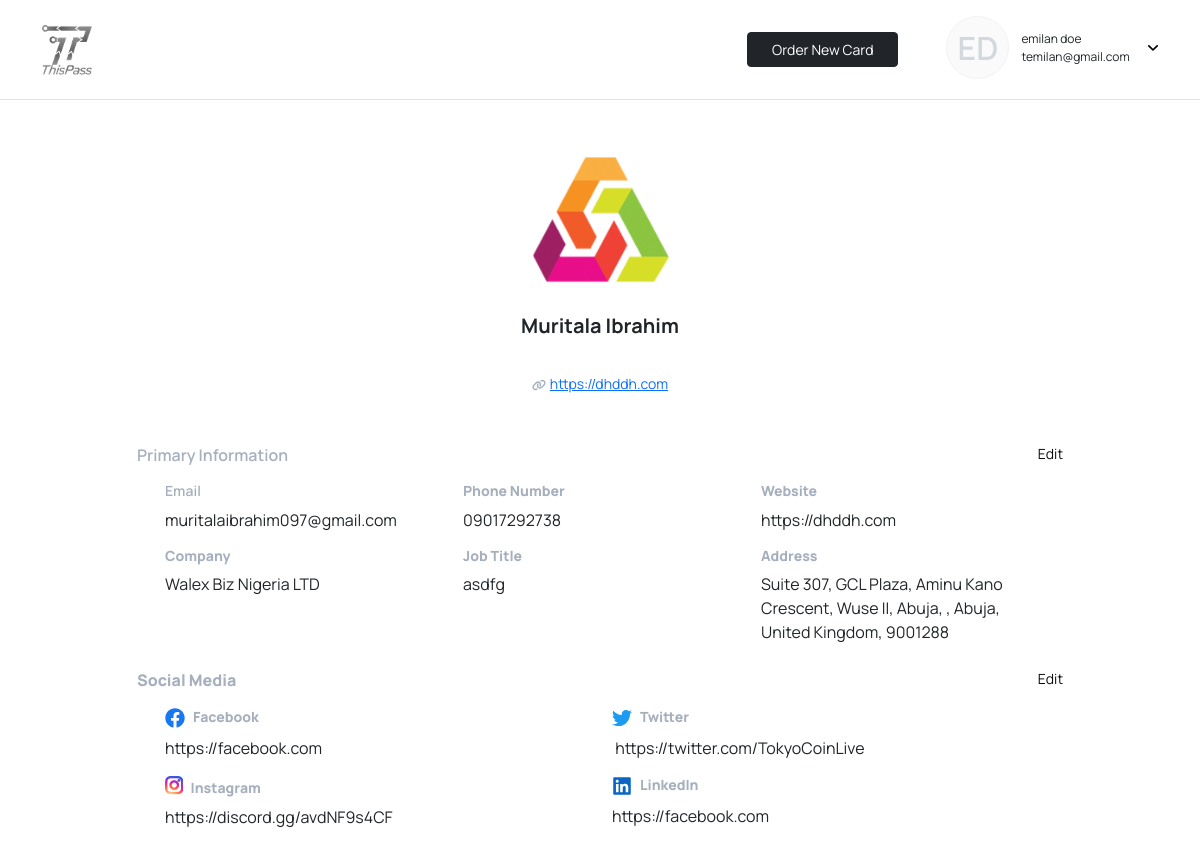
The page /order/dashboard/31/ (signed in) on the database its author committed.
### app_user/models.py (models this page shows, shortened)
class AppUser(models.Model):
	user = models.OneToOneField(User, on_delete=models.CASCADE)
	phone_no = models.CharField(default="", max_length=100)
	user_name = models.CharField(default="", max_length=100)
	pub_date = models.DateTimeField(default=timezone.now)
	otp_code = models.CharField(default="none",max_length=10)
	ec_status = models.BooleanField(default=False)
	status = models.BooleanField(default=False)

### order/models.py (models this page shows, shortened)
class CardInfo(models.Model):
    app_user = models.ForeignKey(AppUser, on_delete=models.SET_NULL, null=True)
    card_code = models.CharField(default="",max_length=2000)
    card_first_name = models.CharField(default="",max_length=2000)
    card_last_name = models.CharField(default="",max_length=2000)
    card_phone_no = models.CharField(default="",max_length=100)
    card_email = models.CharField(default="",max_length=2000)
    card_profile_photo = models.FileField(upload_to='account_files/profile_photos/', blank=True, default="default_files/default_face.jpg")
    card_website = models.CharField(default="",max_length=1000)
    card_job_title = models.CharField(default="",max_length=1000)
    card_company = models.CharField(default="",max_length=30, null=True)
    card_address = models.CharField(default="",max_length=30, null=True)
    card_city = models.CharField(default="",max_length=30, null=True)
    card_state = models.CharField(default="",max_length=30, null=True)
    card_zip_code = models.CharField(default="",max_length=30, null=True)
    card_country = models.CharField(default="",max_length=30, null=True)
    facebook_link = models.CharField(default="",max_length=30, null=True)
    twitter_link = models.CharField(default="",max_length=30, null=True)
    instagram_link = models.CharField(default="",max_length=30, null=True)
    linkedin_link = models.CharField(default="",max_length=30, null=True)

### order/views.py (the view)
# urls.py: path("dashboard/<int:id>/", views.DashboardView, name="dashboard"),
def DashboardView(request, id):
	order = Order.objects.all()
	card = CardInfo.objects.get(id=id)
	app_user = AppUser.objects.get(user__pk=request.user.id)
	if request.method == "POST":
		app_user = AppUser.objects.get(user__pk=request.user.id)
		card_first_name = request.POST.get("card_first_name")
		card_last_name = request.POST.get("card_last_name")
		card_email = request.POST.get("card_email")
		card_company = request.POST.get("card_company")
		card_phone_no = request.POST.get("card_phone_no")
		card_website = request.POST.get("card_website")
		card_job_title = request.POST.get("card_job_title")
		card_address = request.POST.get("card_address")
		card_city = request.POST.get("card_city")
		card_state = request.POST.get("card_state")
		card_zip_code = request.POST.get("card_zip_code")
		card_country = request.POST.get("card_country")
		facebook_link = request.POST.get("facebook_link")
		twitter_link = request.POST.get("twitter_link")
		instagram_link = request.POST.get("instagram_link")
		linkedin_link = request.POST.get("linkedin_link")
		card.card_first_name = card_first_name
		card.card_last_name = card_last_name
		card.card_email = card_email
		card.card_company = card_company
		card.card_phone_no = card_phone_no
		card.card_website = card_website
		card.card_job_title = card_job_title
		card.card_address = card_address
		card.card_city = card_city
		card.card_state = card_state
		card.card_zip_code = card_zip_code
		card.card_country = card_country
		card.facebook_link = facebook_link
		card.twitter_link = twitter_link
		card.instagram_link = instagram_link
		card.linkedin_link = linkedin_link
		card.save()
		return HttpResponseRedirect(reverse("order:dashboard", args=[card.id]))
	else:
		context = {"app_user": app_user, 'card':card, "order":order}
		return render(request, "order/dashboard.html", context )

### order/templates/order/dashboard.html (shortened to what this page needs)
{% extends 'app_user/auth_base.html' %}
{% load static %}
{% block content %}
<body>
    <nav class="navbar navbar-light navbar-expand-md py-3 border-bottom">
        <div class="container"><a class="navbar-brand d-flex align-items-center" href="/app/"><img src="{% static 'assets/img/BndW-LoGO.png' %}" style="width: 50px;"></a>
            <div class="d-flex me-0"><a href="/order/" class="btn btn-dark d-none d-sm-none d-md-block d-lg-block d-xl-block d-xxl-block my-3 me-5 fs-14 px-4" type="button">Order New Card</a>
                <div class="container w-auto me-0">
                    <div class="row">
                        <div class="col-auto p-0">
                            <div class="d-flex justify-content-center align-items-center rounded-circle dashboard-nav-img d-flex"><span class="fs-32 color-disabled fw-600">{{ app_user.user.first_name|make_list|first|capfirst }}{{ app_user.user.last_name|make_list|first|capfirst }}</span></div>
                        </div>
                        <div class="col-auto d-flex align-items-center">
                            <div class="fs-12">
                                <p class="m-0">{{ app_user.user.first_name }} {{ app_user.user.last_name }}</p>
                                <p class="m-0">t{{ app_user.user.email}}</p>
                            </div>
                        </div>
                        <div class="col d-flex align-items-center p-0">
                            <div class="dropdown dashboard-dropdown"><a class="dropdown-toggle" aria-expanded="false" data-bs-toggle="dropdown" data-bs-auto-close="outside" href="#"></a>
                            </div>
                        </div>
                    </div>
                </div>
            </div>
        </div>
    </nav>
    <div class="container py-5">
        <div class="row d-lg-flex justify-content-center">
            <div class="col-md-10">
                <div>
                    <div class="row mb-5">
                        <div class="col-md-12 d-flex justify-content-center">
                            <div class="text-center"><img class="mb-3" src="{{ card.card_profile_photo.url }}" style="width: 150px;height: 150px;border-radius: 10px;">
                                <h1 class="fw-700 fs-20">{{ card.card_first_name }} {{ card.card_last_name }}</h1>
                                <h1 class="fw-600 fs-14" style="color: #A6AFBD;"><br></h1><a class="fs-14" href="{% url 'main:profile' card.app_user.user_name %}">{{ card.card_website }}</a>
                            </div>
                        </div>
                    </div>
                    <div class="mb-4">
                        <div class="row">
                            <div class="col-md-12 mb-3"><span class="fw-600 fs-16" style="color: #A6AFBD;">Primary Information</span><a class="float-end fs-14 fw-400 text-decoration-none primary-text" href="#" data-bs-toggle="offcanvas" data-bs-target="#offcanvas-1" aria-controls="offcanvas-1">Edit</a></div>
                        </div>
                        <div class="row mx-3">
                            <div class="col-md-4">
                                <h1 class="fw-600 fs-14" style="color: #A6AFBD;">Email</h1>
                                <p class="fs-16 fw-400">{{ card.card_email }}</p>
                            </div>
                            <div class="col-md-4">
                                <h1 class="fw-600 fs-14" style="color: #A6AFBD;"><strong>Phone Number</strong></h1>
                                <p class="fs-16 fw-400">{{ card.card_phone_no }}</p>
                            </div>
                            <div class="col-md-4">
                                <h1 class="fw-600 fs-14" style="color: #A6AFBD;"><strong>Website</strong><br></h1>
                                <p class="fs-16 fw-400">{{ card.card_website }}<br></p>
                            </div>
                        </div>
                        <div class="row mx-3">
                            <div class="col-md-4">
                                <h1 class="fw-600 fs-14" style="color: #A6AFBD;"><strong>Company</strong><br></h1>
                                <p class="fs-16 fw-400">{{ card.card_company }}</p>
                            </div>
                            <div class="col-md-4">
                                <h1 class="fw-600 fs-14" style="color: #A6AFBD;"><strong>Job Title</strong><br></h1>
                                <p class="fs-16 fw-400">{{ card.card_job_title }}</p>
                            </div>
                            <div class="col-md-4">
                                <h1 class="fw-600 fs-14" style="color: #A6AFBD;"><strong>Address</strong><br></h1>
                                <p class="fs-16 fw-400 mb-0">{{ card.card_address }}, {{ rs.card_city }}, {{ card.card_state }},</p><span>{{ card.card_country }},&nbsp;{{ card.card_zip_code }}<br></span>
                            </div>
                        </div>
                    </div>
                    <div>
                        <div class="row">
                            <div class="col-md-12 mb-3"><span class="fw-600 fs-16" style="color: #A6AFBD;"><strong>Social Media</strong></span><a class="float-end fs-14 fw-400 text-decoration-none primary-text" href="#" data-bs-toggle="offcanvas" data-bs-target="#offcanvas-2" aria-controls="offcanvas-2">Edit</a></div>
                        </div>
                        <div class="row d-flex justify-content-between mx-3">
                            <div class="col-md-6">
                                <h1 class="fw-600 fs-14" style="color: #A6AFBD;"><strong>Facebook</strong><br></h1>
                                <p class="fs-16 fw-400">{{ card.facebook_link}}</p>
                            </div>
                            <div class="col-md-6">
                                <h1 class="fw-600 fs-14" style="color: #A6AFBD;"><strong>Twitter</strong><br></h1>
                                <p class="fs-16 fw-400">&nbsp;{{ card.twitter_link }}</p>
                            </div>
                        </div>
                        <div class="row d-flex justify-content-between mx-3">
                            <div class="col-md-6">
                                <h1 class="fw-600 fs-14" style="color: #A6AFBD;"><i class="fab fa-instagram ig-logo me-2 fs-5 fw-700" aria-hidden="true"></i><strong>Instagram</strong><br></h1>
                                <p class="fs-16 fw-400">{{ card.instagram_link }}</p>
                            </div>
                            <div class="col-md-6">
                                <h1 class="fw-600 fs-14" style="color: #A6AFBD;"><strong>LinkedIn</strong><br></h1>
                                <p class="fs-16 fw-400">{{ card.linkedin_link }}</p>
                            </div>
                        </div>
                    </div>
                </div>
            </div>
        </div>
    </div>
{% endblock %}

### app_user/static/assets/css/styles.css (style rules this page uses)
.primary-text { color: #0A0A0A!important; }
body { font-family: 'Manrope', sans-serif; }
.fw-600 { font-weight: 600 !important; }
.fw-700 { font-weight: 700 !important; }
.fw-400 { font-weight: 400 !important; }
.fs-14 { font-size: 14px; }
.fs-32 { font-size: 32px; }
.fs-16 { font-size: 16px; }
.fs-12 { font-size: 12px; }
.fs-20 { font-size: 20px; }
.dashboard-nav-img { width: 63px; height: 63px; background-color: #FAFAFA; border: 1px solid #F2F2F2; }
.color-disabled { color: #D3D8DF; }
.dashboard-dropdown .dropdown-toggle::after { border: none; width: 10px; height: auto; margin-left: 0.4rem; vertical-align: middle; }
.ig-logo { background: radial-gradient(circle at 30% 107%, #fdf497 0%, #fdf497 5%, #fd5949 45%, #d6249f 60%, #285AEB 90%); -webkit-background-clip: text; background-clip: text; -webkit-text-fill-color: transparent; }

### rows shown on the page
AppUser: user.first_name|make_list "E", user.last_name|make_list "D", user.first_name "emilan", user.last_name "doe", user.email "emilan@gmail.com"
CardInfo: card_profile_photo (picture), card_first_name "Muritala", card_last_name "Ibrahim", card_website "https://dhddh.com", card_email "muritalaibrahim097@gmail.com", card_phone_no "09017292738", card_company "Walex Biz Nigeria LTD", card_job_title "asdfg", card_address "Suite 307, GCL Plaza, Aminu Kano Crescent, Wuse II, Abuja", card_state "Abuja", card_country "United Kingdom", card_zip_code "9001288", facebook_link "https://facebook.com", twitter_link "https://twitter.com/TokyoCoinLive", instagram_link "https://discord.gg/avdNF9s4CF", linkedin_link "https://facebook.com"
